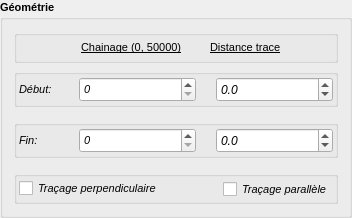
             <widget class="QGroupBox" name="gbx_geom_L">
              <property name="enabled">
               <bool>true</bool>
              </property>
              <property name="sizePolicy">
               <sizepolicy hsizetype="Preferred" vsizetype="Maximum">
                <horstretch>0</horstretch>
                <verstretch>0</verstretch>
               </sizepolicy>
              </property>
              <property name="font">
               <font>
                <pointsize>8</pointsize>
                <weight>75</weight>
                <bold>true</bold>
               </font>
              </property>
              <property name="title">
               <string>Géométrie</string>
              </property>
              <property name="flat">
               <bool>false</bool>
              </property>
              <layout class="QGridLayout" name="gridLayout_5">
               <item row="5" column="0">
                <widget class="QGroupBox" name="gbx_trace_line">
                 <property name="sizePolicy">
                  <sizepolicy hsizetype="Preferred" vsizetype="Preferred">
                   <horstretch>0</horstretch>
                   <verstretch>0</verstretch>
                  </sizepolicy>
                 </property>
                 <property name="font">
                  <font>
                   <pointsize>8</pointsize>
                   <weight>75</weight>
                   <italic>true</italic>
                   <bold>true</bold>
                  </font>
                 </property>
                 <property name="title">
                  <string/>
                 </property>
                 <property name="alignment">
                  <set>Qt::AlignLeading|Qt::AlignLeft|Qt::AlignVCenter</set>
                 </property>
                 <layout class="QGridLayout" name="gridLayout_6">
                  <property name="leftMargin">
                   <number>2</number>
                  </property>
                  <property name="topMargin">
                   <number>2</number>
                  </property>
                  <property name="rightMargin">
                   <number>2</number>
                  </property>
                  <property name="bottomMargin">
                   <number>2</number>
                  </property>
                  <item row="2" column="0">
                   <layout class="QHBoxLayout" name="horizontalLayout_12">
                    <property name="spacing">
                     <number>20</number>
                    </property>
                    <item>
                     <widget class="QCheckBox" name="chx_perpendiculaire_L">
                      <property name="sizePolicy">
                       <sizepolicy hsizetype="Preferred" vsizetype="Fixed">
                        <horstretch>0</horstretch>
                        <verstretch>0</verstretch>
                       </sizepolicy>
                      </property>
                      <property name="font">
                       <font>
                        <pointsize>8</pointsize>
                        <weight>50</weight>
                        <italic>true</italic>
                        <bold>false</bold>
                       </font>
                      </property>
                      <property name="focusPolicy">
                       <enum>Qt::ClickFocus</enum>
                      </property>
                      <property name="toolTip">
                       <string>Les chainages sont figées égaults</string>
                      </property>
                      <property name="text">
                       <string>Traçage perpendiculaire</string>
                      </property>
                     </widget>
                    </item>
                    <item>
                     <spacer name="horizontalSpacer_2">
                      <property name="orientation">
                       <enum>Qt::Horizontal</enum>
                      </property>
                      <property name="sizeType">
                       <enum>QSizePolicy::Fixed</enum>
                      </property>
                      <property name="sizeHint" stdset="0">
                       <size>
                        <width>41</width>
                        <height>20</height>
                       </size>
                      </property>
                     </spacer>
                    </item>
                    <item>
                     <widget class="QCheckBox" name="chx_parallele_L">
                      <property name="enabled">
                       <bool>true</bool>
                      </property>
                      <property name="sizePolicy">
                       <sizepolicy hsizetype="Preferred" vsizetype="Preferred">
                        <horstretch>0</horstretch>
                        <verstretch>0</verstretch>
                       </sizepolicy>
                      </property>
                      <property name="minimumSize">
                       <size>
                        <width>0</width>
                        <height>0</height>
                       </size>
                      </property>
                      <property name="font">
                       <font>
                        <pointsize>8</pointsize>
                        <weight>50</weight>
                        <italic>true</italic>
                        <bold>false</bold>
                       </font>
                      </property>
                      <property name="focusPolicy">
                       <enum>Qt::ClickFocus</enum>
                      </property>
                      <property name="toolTip">
                       <string>Les distances sont figées égaults</string>
                      </property>
                      <property name="layoutDirection">
                       <enum>Qt::LeftToRight</enum>
                      </property>
                      <property name="text">
                       <string>Traçage parallèle</string>
                      </property>
                      <property name="checked">
                       <bool>false</bool>
                      </property>
                     </widget>
                    </item>
                   </layout>
                  </item>
                 </layout>
                </widget>
               </item>
               <item row="1" column="0">
                <widget class="QGroupBox" name="groupBox">
                 <property name="sizePolicy">
                  <sizepolicy hsizetype="Preferred" vsizetype="Preferred">
                   <horstretch>0</horstretch>
                   <verstretch>0</verstretch>
                  </sizepolicy>
                 </property>
                 <property name="font">
                  <font>
                   <pointsize>8</pointsize>
                   <weight>75</weight>
                   <italic>true</italic>
                   <bold>true</bold>
                  </font>
                 </property>
                 <property name="title">
                  <string/>
                 </property>
                 <property name="alignment">
                  <set>Qt::AlignLeading|Qt::AlignLeft|Qt::AlignVCenter</set>
                 </property>
                 <layout class="QGridLayout" name="gridLayout">
                  <property name="leftMargin">
                   <number>2</number>
                  </property>
                  <property name="topMargin">
                   <number>2</number>
                  </property>
                  <property name="rightMargin">
                   <number>2</number>
                  </property>
                  <property name="bottomMargin">
                   <number>2</number>
                  </property>
                  <property name="spacing">
                   <number>6</number>
                  </property>
                  <item row="0" column="0">
                   <layout class="QHBoxLayout" name="horizontalLayout_6" stretch="0,0,0">
                    <property name="spacing">
                     <number>20</number>
                    </property>
                    <item>
                     <widget class="QLabel" name="label_2">
                      <property name="sizePolicy">
                       <sizepolicy hsizetype="Fixed" vsizetype="Preferred">
                        <horstretch>0</horstretch>
                        <verstretch>0</verstretch>
                       </sizepolicy>
                      </property>
                      <property name="minimumSize">
                       <size>
                        <width>40</width>
                        <height>0</height>
                       </size>
                      </property>
                      <property name="maximumSize">
                       <size>
                        <width>40</width>
                        <height>16777215</height>
                       </size>
                      </property>
                      <property name="font">
                       <font>
                        <pointsize>8</pointsize>
                        <weight>50</weight>
                        <italic>true</italic>
                        <bold>false</bold>
                       </font>
                      </property>
                      <property name="text">
                       <string>Début:</string>
                      </property>
                     </widget>
                    </item>
                    <item>
                     <widget class="QDoubleSpinBox" name="spx_chainage_L_1">
                      <property name="sizePolicy">
                       <sizepolicy hsizetype="Preferred" vsizetype="Fixed">
                        <horstretch>0</horstretch>
                        <verstretch>0</verstretch>
                       </sizepolicy>
                      </property>
                      <property name="minimumSize">
                       <size>
                        <width>0</width>
                        <height>25</height>
                       </size>
                      </property>
                      <property name="font">
                       <font>
                        <pointsize>8</pointsize>
                        <weight>50</weight>
                        <italic>true</italic>
                        <bold>false</bold>
                       </font>
                      </property>
                      <property name="decimals">
                       <number>0</number>
                      </property>
                      <property name="maximum">
                       <double>50000.000000000000000</double>
                      </property>
                      <property name="singleStep">
                       <double>1.000000000000000</double>
                      </property>
                     </widget>
                    </item>
                    <item>
                     <widget class="QDoubleSpinBox" name="spx_dist_L_1">
                      <property name="enabled">
                       <bool>true</bool>
                      </property>
                      <property name="sizePolicy">
                       <sizepolicy hsizetype="Preferred" vsizetype="Fixed">
                        <horstretch>0</horstretch>
                        <verstretch>0</verstretch>
                       </sizepolicy>
                      </property>
                      <property name="minimumSize">
                       <size>
                        <width>0</width>
                        <height>25</height>
                       </size>
                      </property>
                      <property name="maximumSize">
                       <size>
                        <width>16777215</width>
                        <height>16777215</height>
                       </size>
                      </property>
                      <property name="font">
                       <font>
                        <pointsize>9</pointsize>
                        <weight>50</weight>
                        <italic>true</italic>
                        <bold>false</bold>
                       </font>
                      </property>
                      <property name="alignment">
                       <set>Qt::AlignLeading|Qt::AlignLeft|Qt::AlignVCenter</set>
                      </property>
                      <property name="decimals">
                       <number>1</number>
                      </property>
                      <property name="minimum">
                       <double>-10000.000000000000000</double>
                      </property>
                      <property name="maximum">
                       <double>10000.000000000000000</double>
                      </property>
                      <property name="singleStep">
                       <double>0.100000000000000</double>
                      </property>
                      <property name="stepType">
                       <enum>QAbstractSpinBox::DefaultStepType</enum>
                      </property>
                     </widget>
                    </item>
                   </layout>
                  </item>
                 </layout>
                </widget>
               </item>
               <item row="0" column="0">
                <widget class="QGroupBox" name="groupBox_5">
                 <property name="sizePolicy">
                  <sizepolicy hsizetype="Preferred" vsizetype="Maximum">
                   <horstretch>0</horstretch>
                   <verstretch>0</verstretch>
                  </sizepolicy>
                 </property>
                 <property name="title">
                  <string/>
                 </property>
                 <property name="alignment">
                  <set>Qt::AlignBottom|Qt::AlignLeading|Qt::AlignLeft</set>
                 </property>
                 <property name="flat">
                  <bool>false</bool>
                 </property>
                 <layout class="QHBoxLayout" name="horizontalLayout_8">
                  <property name="leftMargin">
                   <number>2</number>
                  </property>
                  <property name="topMargin">
                   <number>2</number>
                  </property>
                  <property name="rightMargin">
                   <number>2</number>
                  </property>
                  <property name="bottomMargin">
                   <number>2</number>
                  </property>
                  <item>
                   <spacer name="horizontalSpacer">
                    <property name="orientation">
                     <enum>Qt::Horizontal</enum>
                    </property>
                    <property name="sizeType">
                     <enum>QSizePolicy::Fixed</enum>
                    </property>
                    <property name="sizeHint" stdset="0">
                     <size>
                      <width>62</width>
                      <height>20</height>
                     </size>
                    </property>
                   </spacer>
                  </item>
                  <item>
                   <widget class="QLabel" name="lbl_chainage">
                    <property name="sizePolicy">
                     <sizepolicy hsizetype="Preferred" vsizetype="Fixed">
                      <horstretch>0</horstretch>
                      <verstretch>0</verstretch>
                     </sizepolicy>
                    </property>
                    <property name="minimumSize">
                     <size>
                      <width>0</width>
                      <height>0</height>
                     </size>
                    </property>
                    <property name="maximumSize">
                     <size>
                      <width>16777215</width>
                      <height>16777215</height>
                     </size>
                    </property>
                    <property name="font">
                     <font>
                      <pointsize>8</pointsize>
                      <weight>50</weight>
                      <italic>false</italic>
                      <bold>false</bold>
                      <underline>true</underline>
                     </font>
                    </property>
                    <property name="text">
                     <string>Chainage (0, 50000)</string>
                    </property>
                    <property name="scaledContents">
                     <bool>false</bool>
                    </property>
                    <property name="alignment">
                     <set>Qt::AlignLeading|Qt::AlignLeft|Qt::AlignVCenter</set>
                    </property>
                    <property name="textInteractionFlags">
                     <set>Qt::LinksAccessibleByMouse|Qt::TextSelectableByMouse</set>
                    </property>
                   </widget>
                  </item>
                  <item>
                   <widget class="QLabel" name="label_34">
                    <property name="sizePolicy">
                     <sizepolicy hsizetype="Preferred" vsizetype="Fixed">
                      <horstretch>0</horstretch>
                      <verstretch>0</verstretch>
                     </sizepolicy>
                    </property>
                    <property name="minimumSize">
                     <size>
                      <width>0</width>
                      <height>0</height>
                     </size>
                    </property>
                    <property name="maximumSize">
                     <size>
                      <width>16777215</width>
                      <height>16777215</height>
                     </size>
                    </property>
                    <property name="font">
                     <font>
                      <pointsize>8</pointsize>
                      <weight>50</weight>
                      <italic>false</italic>
                      <bold>false</bold>
                      <underline>true</underline>
                     </font>
                    </property>
                    <property name="text">
                     <string>Distance trace</string>
                    </property>
                    <property name="alignment">
                     <set>Qt::AlignLeading|Qt::AlignLeft|Qt::AlignVCenter</set>
                    </property>
                    <property name="buddy">
                     <cstring>spx_dist_L_1</cstring>
                    </property>
                   </widget>
                  </item>
                 </layout>
                </widget>
               </item>
               <item row="3" column="0">
                <widget class="QGroupBox" name="groupBox_2">
                 <property name="sizePolicy">
                  <sizepolicy hsizetype="Preferred" vsizetype="Preferred">
                   <horstretch>0</horstretch>
                   <verstretch>0</verstretch>
                  </sizepolicy>
                 </property>
                 <property name="font">
                  <font>
                   <pointsize>8</pointsize>
                   <weight>75</weight>
                   <italic>true</italic>
                   <bold>true</bold>
                  </font>
                 </property>
                 <property name="title">
                  <string/>
                 </property>
                 <property name="alignment">
                  <set>Qt::AlignLeading|Qt::AlignLeft|Qt::AlignVCenter</set>
                 </property>
                 <layout class="QGridLayout" name="gridLayout_3">
                  <property name="leftMargin">
                   <number>2</number>
                  </property>
                  <property name="topMargin">
                   <number>2</number>
                  </property>
                  <property name="rightMargin">
                   <number>2</number>
                  </property>
                  <property name="bottomMargin">
                   <number>2</number>
                  </property>
                  <item row="2" column="0">
                   <layout class="QHBoxLayout" name="horizontalLayout_7">
                    <property name="spacing">
                     <number>20</number>
                    </property>
                    <item>
                     <widget class="QLabel" name="label_3">
                      <property name="sizePolicy">
                       <sizepolicy hsizetype="Fixed" vsizetype="Preferred">
                        <horstretch>0</horstretch>
                        <verstretch>0</verstretch>
                       </sizepolicy>
                      </property>
                      <property name="minimumSize">
                       <size>
                        <width>40</width>
                        <height>0</height>
                       </size>
                      </property>
                      <property name="maximumSize">
                       <size>
                        <width>40</width>
                        <height>16777215</height>
                       </size>
                      </property>
                      <property name="font">
                       <font>
                        <pointsize>8</pointsize>
                        <weight>50</weight>
                        <italic>true</italic>
                        <bold>false</bold>
                       </font>
                      </property>
                      <property name="text">
                       <string>Fin:</string>
                      </property>
                     </widget>
                    </item>
                    <item>
                     <widget class="QDoubleSpinBox" name="spx_chainage_L_2">
                      <property name="sizePolicy">
                       <sizepolicy hsizetype="Preferred" vsizetype="Fixed">
                        <horstretch>0</horstretch>
                        <verstretch>0</verstretch>
                       </sizepolicy>
                      </property>
                      <property name="minimumSize">
                       <size>
                        <width>0</width>
                        <height>25</height>
                       </size>
                      </property>
                      <property name="font">
                       <font>
                        <pointsize>8</pointsize>
                        <weight>50</weight>
                        <italic>true</italic>
                        <bold>false</bold>
                       </font>
                      </property>
                      <property name="decimals">
                       <number>0</number>
                      </property>
                      <property name="maximum">
                       <double>50000.000000000000000</double>
                      </property>
                      <property name="singleStep">
                       <double>1.000000000000000</double>
                      </property>
                     </widget>
                    </item>
                    <item>
                     <widget class="QDoubleSpinBox" name="spx_dist_L_2">
                      <property name="enabled">
                       <bool>true</bool>
                      </property>
                      <property name="sizePolicy">
                       <sizepolicy hsizetype="Preferred" vsizetype="Fixed">
                        <horstretch>0</horstretch>
                        <verstretch>0</verstretch>
                       </sizepolicy>
                      </property>
                      <property name="minimumSize">
                       <size>
                        <width>0</width>
                        <height>25</height>
                       </size>
                      </property>
                      <property name="maximumSize">
                       <size>
                        <width>16777215</width>
                        <height>16777215</height>
                       </size>
                      </property>
                      <property name="font">
                       <font>
                        <pointsize>9</pointsize>
                        <weight>50</weight>
                        <italic>true</italic>
                        <bold>false</bold>
                       </font>
                      </property>
                      <property name="alignment">
                       <set>Qt::AlignLeading|Qt::AlignLeft|Qt::AlignVCenter</set>
                      </property>
                      <property name="decimals">
                       <number>1</number>
                      </property>
                      <property name="minimum">
                       <double>-1000.000000000000000</double>
                      </property>
                      <property name="maximum">
                       <double>1000.000000000000000</double>
                      </property>
                      <property name="singleStep">
                       <double>0.100000000000000</double>
                      </property>
                     </widget>
                    </item>
                   </layout>
                  </item>
                 </layout>
                </widget>
               </item>
               <item row="2" column="0">
                <spacer name="verticalSpacer_5">
                 <property name="orientation">
                  <enum>Qt::Vertical</enum>
                 </property>
                 <property name="sizeType">
                  <enum>QSizePolicy::Fixed</enum>
                 </property>
                 <property name="sizeHint" stdset="0">
                  <size>
                   <width>20</width>
                   <height>7</height>
                  </size>
                 </property>
                </spacer>
               </item>
               <item row="4" column="0">
                <spacer name="verticalSpacer_6">
                 <property name="orientation">
                  <enum>Qt::Vertical</enum>
                 </property>
                 <property name="sizeType">
                  <enum>QSizePolicy::Fixed</enum>
                 </property>
                 <property name="sizeHint" stdset="0">
                  <size>
                   <width>20</width>
                   <height>7</height>
                  </size>
                 </property>
                </spacer>
               </item>
              </layout>
             </widget>
